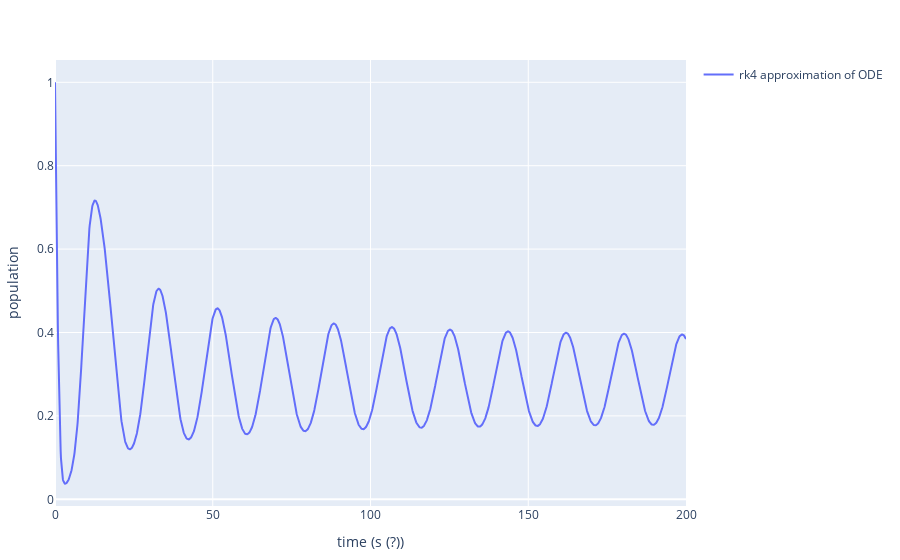

The notebook cell this image was saved under:
### Code cell
function predprey(u, t)

    if(!isapprox(length(u), 2.0; atol=eps(Float64), rtol=0))
        throw(error("Please make sure you have entered two initial conditions for the function."))
    end

    a = 1
    b = 0.25
    d = 0.1
    x = u[1]    
    y = u[2]
    
    x_dot = x.*(1-x)- (a.*x.*y)./(d + x)
    y_dot = b.*y.*(1 - (y./x))
    
    return [x_dot y_dot]
end

t = 0:0.1:200
u0 = [1 1]


include("visualisation.jl")

plot_ode(predprey, u0, t, ["time (s?)" "population"])

### Figure 1 — Plotly figure (JSON) as saved in the notebook; plotly's stock layout.template omitted (floating-point values rounded to 4 significant figures; data arrays with more than 128 entries replaced by an {"elided": "..."} marker saying what was removed)
{"data": [{"mode": "lines", "name": "rk4 approximation of ODE", "showlegend": true, "type": "scatter", "x": {"elided": "2001 float values"}, "y": {"elided": "2001 float values"}}], "layout": {"margin": {"b": 50, "l": 50, "r": 50, "t": 60}, "xaxis": {"title": {"text": "time (s (?))"}}, "yaxis": {"title": {"text": "population"}}}}
